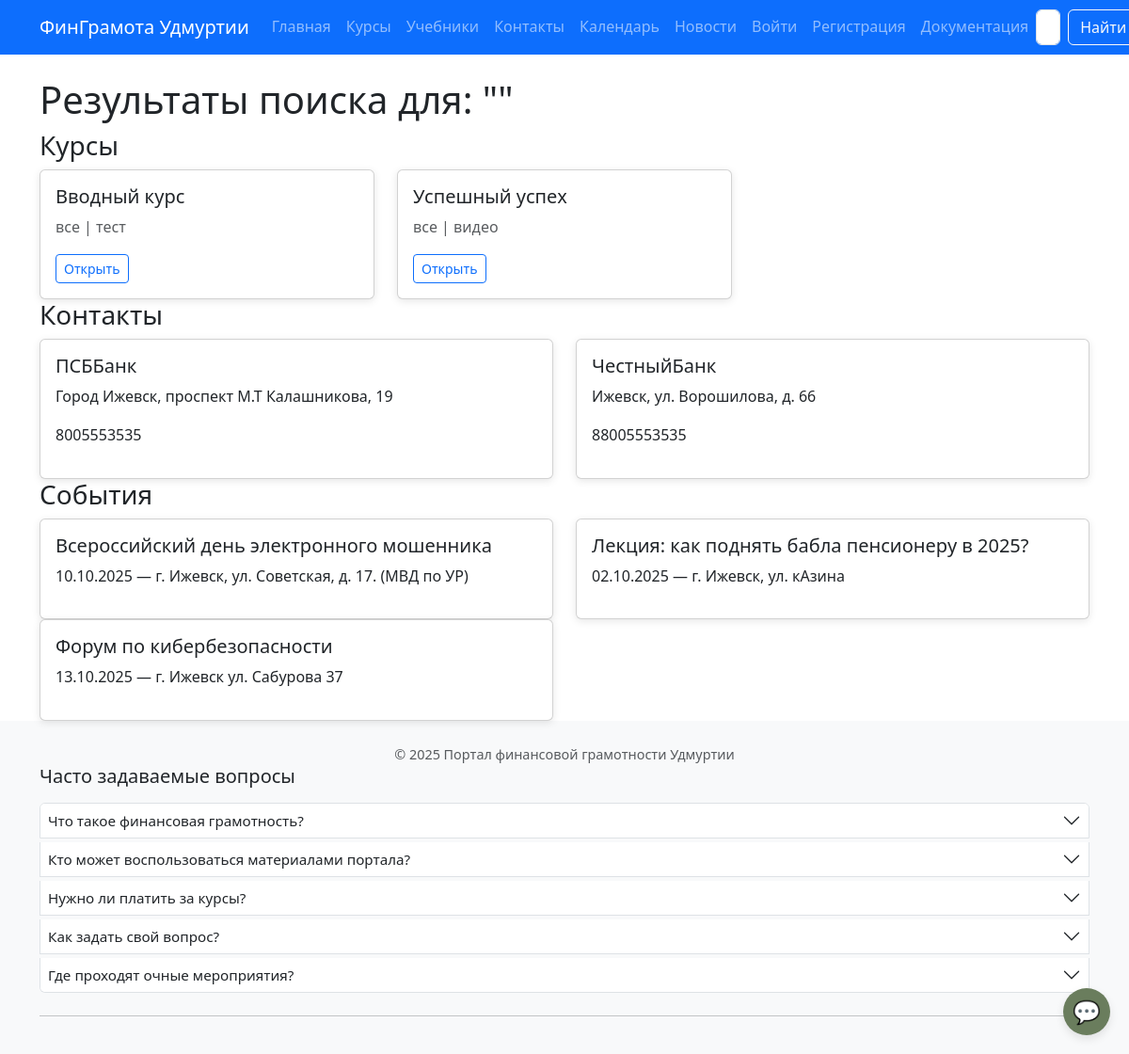
/search/, run on an earlier commit of the app's database.
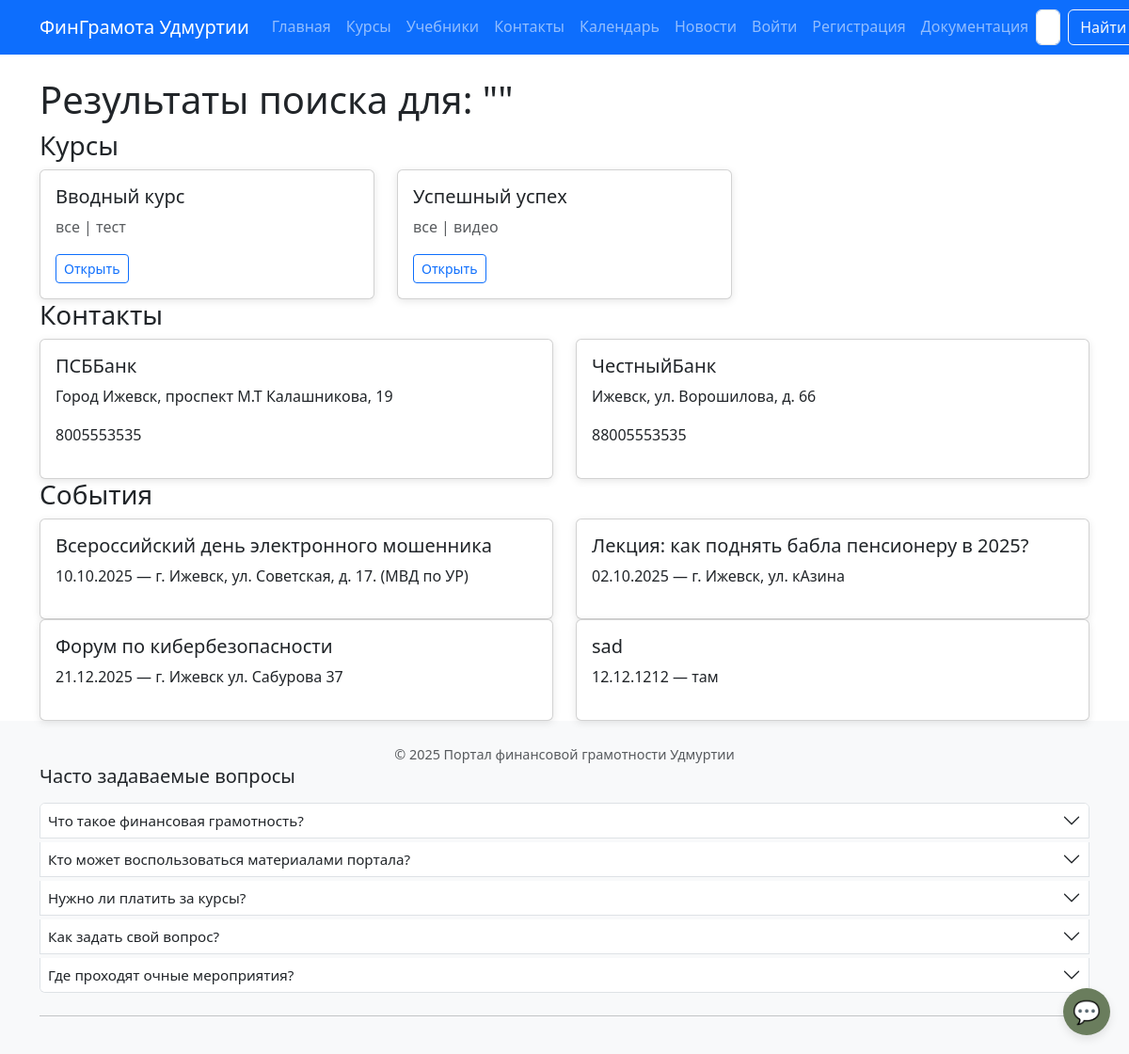
And on a later commit of the database.
### courses/models.py (models this page shows, shortened)
class Course(models.Model):
    title = models.CharField(max_length=200)
    description = models.TextField()
    audience = models.CharField(max_length=50, choices=AUDIENCE_CHOICES, default='все')
    format_type = models.CharField(max_length=50, choices=FORMAT_CHOICES, default='текст')
    created_at = models.DateTimeField(auto_now_add=True)

### core/models.py (models this page shows, shortened)
class Contact(models.Model):
    name = models.CharField(max_length=200)
    address = models.TextField()
    latitude = models.CharField(max_length=20, null=True, blank=True)
    longitude = models.CharField(max_length=20, null=True, blank=True)
    phone = models.CharField(max_length=50)
    email = models.EmailField(blank=True)
    audience = models.CharField(max_length=50, choices=AUDIENCE_CHOICES, default='все')

class Event(models.Model):
    title = models.CharField(max_length=200)
    description = models.TextField()
    date = models.DateField()
    location = models.CharField(max_length=200)
    audience = models.CharField(max_length=50, choices=AUDIENCE_CHOICES, default='все')

### search/views.py (the view)
# urls.py: path('', views.search_view, name='results'),
def search_view(request):
    query = request.GET.get('q', '').strip()
    audience = request.GET.get('audience', '')
    format_type = request.GET.get('format', '')
    courses = Course.objects.all()
    contacts = Contact.objects.all()
    events = Event.objects.all()
    if query:
        courses = courses.filter(title__icontains=query) | courses.filter(description__icontains=query)
        contacts = contacts.filter(name__icontains=query) | contacts.filter(address__icontains=query)
        events = events.filter(title__icontains=query) | events.filter(description__icontains=query)
    if audience:
        courses = courses.filter(audience=audience)
        contacts = contacts.filter(audience=audience)
        events = events.filter(audience=audience)
    if format_type:
        courses = courses.filter(format_type=format_type)
    context = {
        'query': query,
        'courses': courses,
        'contacts': contacts,
        'events': events,
        'audience_filter': audience,
        'format_filter': format_type,
    }
    return render(request, 'search/results.html', context)

### templates/search/results.html
{% extends 'base.html' %}
{% block content %}
<h1>Результаты поиска для: "{{ query }}"</h1>
<h3>Курсы</h3>
<div class="row">
    {% for course in courses %}
        <div class="col-12 col-md-6 col-lg-4">
            <div class="card">
                <div class="card-body">
                    <h5>{{ course.title }}</h5>
                    <p class="text-muted">{{ course.audience }} | {{ course.format_type }}</p>
                    <a href="{% url 'courses:detail' course.id %}" class="btn btn-sm btn-outline-primary">Открыть</a>
                </div>
            </div>
        </div>
    {% empty %}
        <p>Курсы не найдены.</p>
    {% endfor %}
</div>
<h3>Контакты</h3>
<div class="row">
    {% for contact in contacts %}
         <div class="col-12 col-md-6">
            <div class="card">
                <div class="card-body">
                    <h5>{{ contact.name }}</h5>
                    <p>{{ contact.address }}</p>
                    <p>{{ contact.phone }}</p>
                </div>
            </div>
        </div>
    {% empty %}
        <p>Контакты не найдены.</p>
    {% endfor %}
</div>
<h3>События</h3>
<div class="row">
    {% for event in events %}
         <div class="col-12 col-md-6">
            <div class="card">
                <div class="card-body">
                    <h5>{{ event.title }}</h5>
                    <p>{{ event.date|date:"d.m.Y" }} — {{ event.location }}</p>
                </div>
            </div>
        </div>
    {% empty %}
        <p>События не найдены.</p>
    {% endfor %}
</div>
{% endblock %}

What changed in the data, as far as the page shows it:
changed Event "Форум по кибербезопасности": date "13.10.2025" → "21.12.2025"
added Event: title "sad", date "12.12.1212", location "там"
